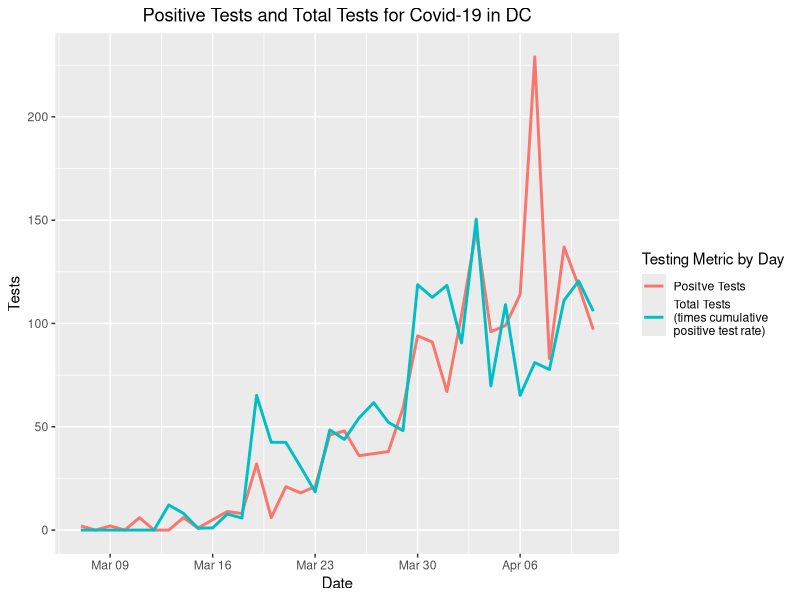
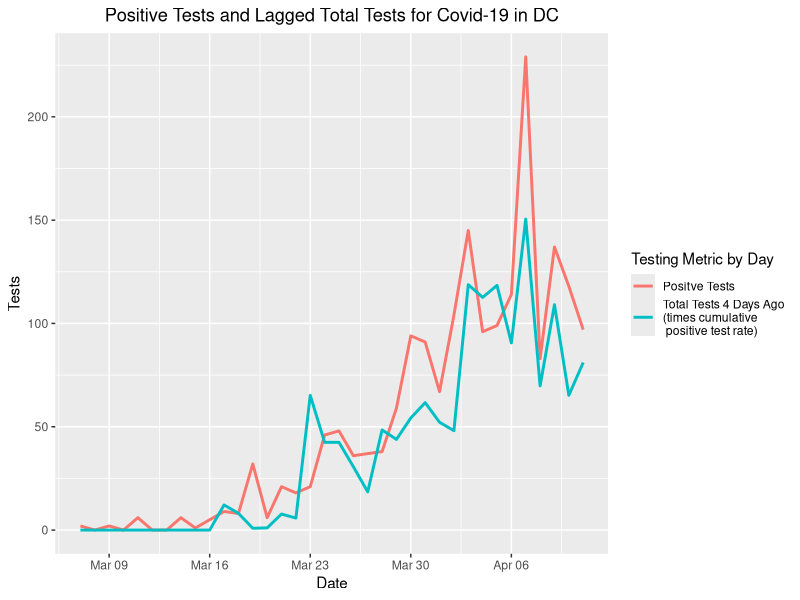

Source code (R) for these figures, in order:
## ---- chunk 1
knitr::opts_chunk$set(echo = FALSE, warning = FALSE)

library(readxl)
library(dplyr)
library(tidyr)
library(ggplot2)

setwd("..")

overall_dc <- read_excel("Data/DC_Daily/DC COVID-19 Data for April 11 2020.xlsx",
                          sheet = "Overal Stats")
colnames(overall_dc)[1:2] <- c("Category", "Subcategory")
overall_dc <- overall_dc %>% dplyr::filter(!is.na(Category))

### Testing data missing from 20 March, so averaging 19 March and 21 March data
testing <- overall_dc %>% dplyr::filter(Category == "Testing")
for(i in 3:ncol(testing)) testing[i] <- testing[[i]] %>% replace_na(0)
for(i in 3:ncol(testing)) testing[i] <- as.numeric(testing[[i]])

testing_test <- testing %>% dplyr::select(-Category) %>% 
  pivot_longer(-Subcategory, names_to = "Date", values_to = "Count")

testing_test$Date <- as.numeric(testing_test$Date)
testing_test$Date <-  as.Date(testing_test$Date - 2, origin = "1900-01-01")

testing_test <- testing_test %>% pivot_wider(names_from = Subcategory,
                                             values_from = Count)
colnames(testing_test)[2:5] <- c("Tested_Overall", "Tested_Positive",
                                 "Deaths_Cuml", "Recovered_Cuml")
testing_test <- testing_test %>% 
  mutate(Test_New = Tested_Overall - lag(Tested_Overall, default = 0),
         Pos_New = Tested_Positive - lag(Tested_Positive, default = 0),
         Test_Lag_1 = lag(Test_New, n = 1, default = 0),
         Test_Lag_2 = lag(Test_New, n = 2, default = 0),
         Test_Lag_3 = lag(Test_New, n = 3, default = 0),
         Test_Lag_4 = lag(Test_New, n = 4, default = 0),
         Test_Lag_5 = lag(Test_New, n = 5, default = 0),
         Test_Lag_6 = lag(Test_New, n = 6, default = 0),
         Test_Lag_7 = lag(Test_New, n = 7, default = 0))
## ---- chunk 2
plot1 <- testing_test %>% 
  dplyr::mutate(Test_by_Pos_Rate = Test_New / (max(Tested_Overall)/max(Tested_Positive))) %>% 
  dplyr::select(Date, Pos_New, Test_by_Pos_Rate) %>% 
  tidyr::gather(key = "Test_Metric", value = "Number",
                Pos_New, Test_by_Pos_Rate)

ggplot(data = plot1, aes(x = Date)) +
  geom_line(aes(y = Number, color = Test_Metric), size = 1) +
  labs(title = "Positive Tests and Total Tests for Covid-19 in DC", y = "Tests", x = "Date") +
  scale_color_discrete(name = "Testing Metric by Day",
                       labels = c("Positve Tests",
                                  "Total Tests\n(times cumulative\npositive test rate)")) +
  theme(plot.title = element_text(hjust = 0.5))
## ---- chunk 3
plot2 <- testing_test %>% 
  dplyr::mutate(Test_Lag_4_by_Pos_Rate = Test_Lag_4 / (max(Tested_Overall)/max(Tested_Positive))) %>% 
  dplyr::select(Date, Pos_New, Test_Lag_4_by_Pos_Rate) %>% 
  tidyr::gather(key = "Test_Metric", value = "Number",
                Pos_New, Test_Lag_4_by_Pos_Rate)

ggplot(data = plot2, aes(x = Date)) +
  geom_line(aes(y = Number, color = Test_Metric), size = 1) +
  labs(title = "Positive Tests and Lagged Total Tests for Covid-19 in DC",
       y = "Tests", x = "Date") +
  scale_color_discrete(name = "Testing Metric by Day",
                       labels = c("Positve Tests",
                                  "Total Tests 4 Days Ago\n(times cumulative\n positive test rate)")) +
  theme(plot.title = element_text(hjust = 0.5))
## ---- chunk 4
cor(testing_test[6:ncol(testing_test)])
